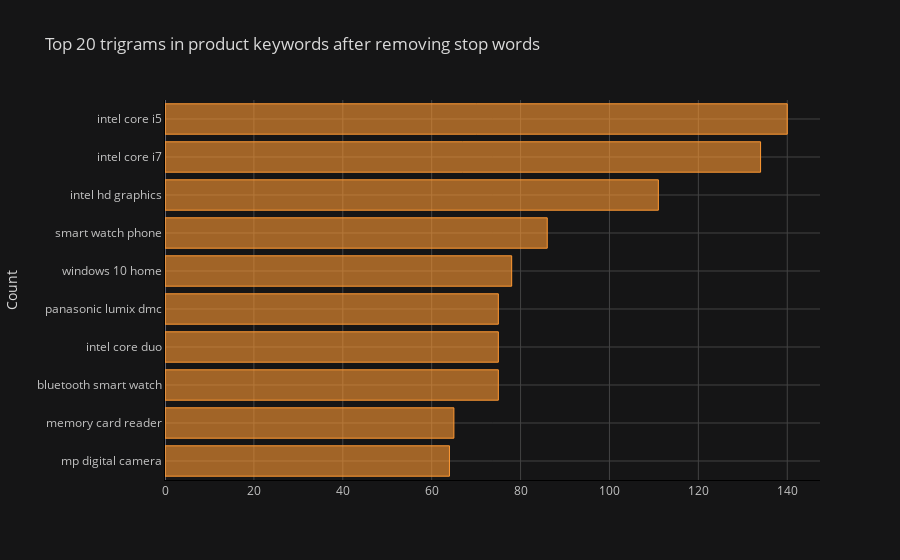

The code cell stored with this chart in its notebook:
### Markdown cell above
Trigrams Frequency Distribution After Removing Stop Words

### Code cell
common_words = get_top_n_words(df['keywords'], n=10, remove_stop_words=True, ngram_from=3, ngram_to=3)

df6 = pd.DataFrame(common_words, columns = ['keywords' , 'count'])

df6.groupby('keywords').sum()['count'].sort_values().iplot(
    kind='barh', yTitle='Count', linecolor='black', title='Top 10 trigrams in product keywords after removing stop words'
)

### Figure 1 — Plotly figure (JSON) as saved in the notebook; plotly's stock layout.template omitted (floating-point values rounded to 4 significant figures)
{"data": [{"marker": {"color": "rgba(255, 153, 51, 0.6)", "line": {"color": "rgba(255, 153, 51, 1.0)", "width": 1}}, "name": "count", "orientation": "h", "text": "", "type": "bar", "x": [64, 65, 75, 75, 75, 78, 86, 111, 134, 140], "y": ["mp digital camera", "memory card reader", "bluetooth smart watch", "intel core duo", "panasonic lumix dmc", "windows 10 home", "smart watch phone", "intel hd graphics", "intel core i7", "intel core i5"]}], "layout": {"legend": {"bgcolor": "#151516", "font": {"color": "#D9D9D9"}}, "paper_bgcolor": "#151516", "plot_bgcolor": "#151516", "title": {"font": {"color": "#D9D9D9"}, "text": "Top 20 trigrams in product keywords after removing stop words"}, "xaxis": {"gridcolor": "#434343", "linecolor": "black", "showgrid": true, "tickfont": {"color": "#C2C2C2"}, "title": {"font": {"color": "#D9D9D9"}, "text": ""}, "zerolinecolor": "#666570"}, "yaxis": {"gridcolor": "#434343", "linecolor": "black", "showgrid": true, "tickfont": {"color": "#C2C2C2"}, "title": {"font": {"color": "#D9D9D9"}, "text": "Count"}, "zerolinecolor": "#666570"}}}
